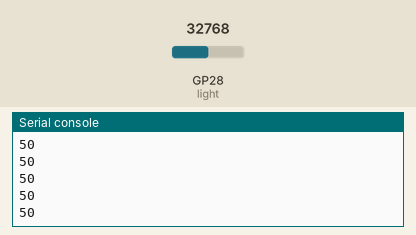
This program was run on a simulated Raspberry Pi Pico running MicroPython. Parts: the last lines printed to the serial console. Inputs (shaded band) come from the test bench; at power-on: GP28 (light) = 32768 (analog values on the 0–65535 scale).

Above: at 1.2 s.
1.3 s: GP28 (light) set to 45874
At 1.31 s:
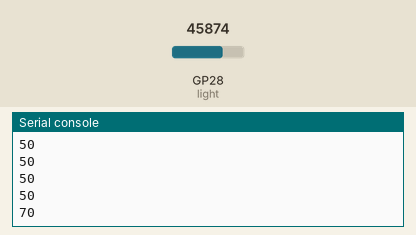
2.8 s: GP28 (light) set to 57670
At 2.81 s:
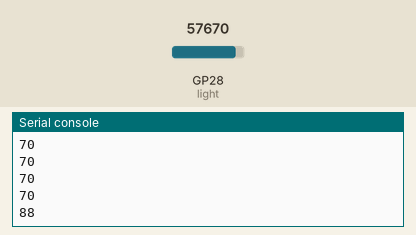
Timing chart, 0 to 5.8 s (numbered marks = the images above; inputs shaded):
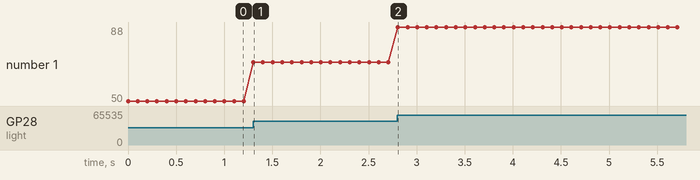

The program:

light.py
```python
from machine import ADC
import utime
# Initialize the photosensitive sensor pin to GP28 (ADC function)
light = ADC(28)

# Read the current analog value of the photosensitive sensor, range [0, 100]
def get_value():
    return int(light.read_u16() * 101 / 65536)

# Print the current value of the photosensitive sensor cyclically, value=[0, 100]
# The stronger the light intensity, the smaller the value.
while True:
    value = get_value()
    print(get_value())
    utime.sleep(.1)
```

Measured:
- after the input at 1.3 s, the serial console: prints a new line at once (image 1)
- after the input at 2.8 s, the serial console: prints a new line at once (image 2)
- plotted number 1: 50 → 70 after the input at 1.3 s, 70 → 88 after the input at 2.8 s
